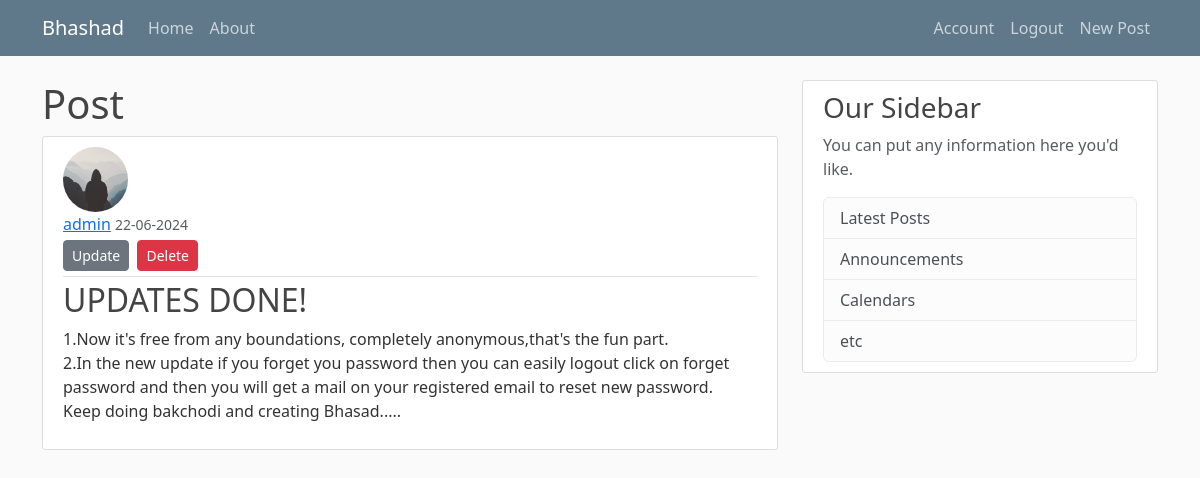
The app's page /post/1 (signed in) with its own data.
### flaskblog/models.py (models this page shows, shortened)
class User(db.Model,UserMixin):
    id=db.Column(db.Integer,primary_key=True)
    username=db.Column(db.String(20),unique=True,nullable=False)
    email=db.Column(db.String(120),unique=True,nullable=False)
    password=db.Column(db.String(60),nullable=False)
    image_file=db.Column(db.String(20),nullable=False,default='default.jpg')
    posts=db.relationship('Post',backref='author',lazy=True)

class Post(db.Model):
    id=db.Column(db.Integer,primary_key=True)
    title=db.Column(db.String(120),nullable=False)
    date_posted=db.Column(db.DateTime,nullable=False,default=datetime.utcnow)
    content=db.Column(db.Text,nullable=False)
    user_id=db.Column(db.Integer,db.ForeignKey('user.id'),nullable=False)

### flaskblog/posts/routes.py (the view)
@posts.route('/post/<int:post_id>')
def post(post_id):
     post=Post.query.get_or_404(post_id)
     return render_template('post.html',title=post.title,post=post)

### flaskblog/models.py (called while the page is built)
@login_manager.user_loader
def load_user(user_id):
    return User.query.get(int(user_id))

### flaskblog/templates/post.html (shortened to what this page needs)
{% extends "layout.html" %}
{% block content %}
        <h1>Post</h1>
        <article class="media content-section">
            <img class="rounded-circle article-img" src='{{url_for('static',filename='profile_pics/'+post.author.image_file)}}'>
            <div class="media-body">
            <div class="article-metadata">
                <a class="mr-2" href="#">{{ post.author.username }}</a>
                <small class="text-muted">{{ post.date_posted.strftime('%d-%m-%Y') }}</small>
                {% if post.author==current_user %}
                    <div>
                        <a class="btn btn-secondary btn-sm mt-1 mb-1" href='{{url_for('posts.update_post',post_id=post.id)}}'>Update</a>
                        <button type="button" class="btn btn-danger btn-sm m-1" data-toggle="modal" data-target="#deleteModal">Delete</button>
                    </div>
                {%endif%}
            </div>
            <h2 class="article-title">{{ post.title }}</h2>
            <p class="article-content">{{ post.content }}</p>
            </div>
        </article>
{% endblock content%}

### flaskblog/static/main.css (style rules this page uses)
body { background: #fafafa; color: #333333; margin-top: 5rem; }
h1, h2, h3, h4, h5, h6 { color: #444444; }
.content-section { background: #ffffff; padding: 10px 20px; border: 1px solid #dddddd; border-radius: 3px; margin-bottom: 20px; }
.article-title { color: #444444; }
.article-content { white-space: pre-line; }
.article-img { height: 65px; width: 65px; margin-right: 16px; }
.article-metadata { padding-bottom: 1px; margin-bottom: 4px; border-bottom: 1px solid #e3e3e3; }

### records on screen
User: image_file (placeholder picture), author.username "admin"
Post: date_posted "22-06-2024", title "UPDATES DONE!", content "1.Now it's free from any boundations, completely anonymous,that's the fun part. 2.In the new update if you forget you password then you can easily logout click on forget password and then you will get a mail on your registered email to reset new password. Keep doing bakchodi and creating Bhasad....."
